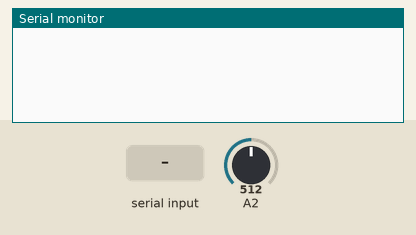
This sketch was run on a simulated Arduino Uno, built with avr-gcc and run on an emulated ATmega328P. Shown: the last lines printed to the serial monitor. The test bench sets the inputs (shaded band); at power-on: A2 = 512.

Above: at 1.2 s.
1.3 s: "e" received over Serial
At 2.0 s:
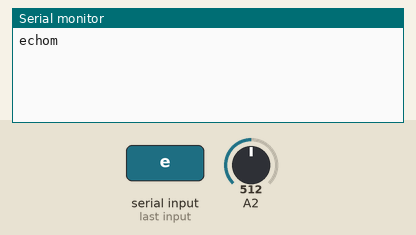
2.8 s: "r" received over Serial
At 3.3 s:
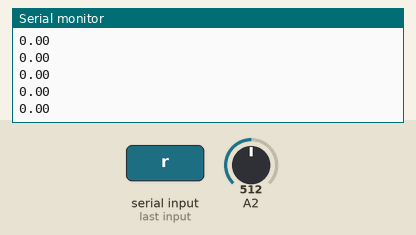

Measured:
- after the input at 1.3 s, the serial monitor: prints a new line at once (image 1)
- after the input at 2.8 s, the serial monitor: prints a new line after 0.21 s (image 2)

The sketch:

arduino-mano.ino
```cpp
/*
 * Mano Serial Connection - MPX5700AP
 * https://github.com/UDESC-LARVA/IBLUEIT
 *
 * RANGE do Sensor MPX5700AP p/ pressão absoluta
 * Vai de 0 a 700KPA, mas consegui dividir o range entre positivo e negativo
 * Max~: 5000 Pa
 * Stop: 0.0 Pa
 * Min~: -5000 Pa
 */

#define SAMPLESIZE 100
#define MOVING_AVERAGE true
#define DEBUG false

bool isCalibrated = false;
float calibrationValue = 0.0;
void Calibrate()
{

#if MOVING_AVERAGE
  for(int i = 0; i < SAMPLESIZE;i++)
  {
    //band-aid fix: this will force the sensor to populate the moving average array before using it
    ReadSensor();
  }
  calibrationValue = ReadSensor();
#else
  float sum = 0.0;

  for (i = 0; i < SAMPLESIZE; i++)
    sum += voutToKPa(digitalToVout(analogRead(A2)));

  calibrationValue = sum / SAMPLESIZE;
#endif

  isCalibrated = true;
}


//////////////////// SMOOTHING 01 /////////////////////////////////////////////
/*
  Smoothing
  http://www.arduino.cc/en/Tutorial/Smoothing
*/

// Define the number of samples to keep track of. The higher the number, the
// more the readings will be smoothed, but the slower the output will respond to
// the input. Using a constant rather than a normal variable lets us use this
// value to determine the size of the readings array.
const int numReadings = 100;

float readings[numReadings];    // the readings from the analog input
int readIndex = 0;              // the index of the current reading
float total = 0.0;              // the running total
float average = 0.0;            // the average

float Smoothing(float valuetosmooth)
{
  // subtract the last reading:
  total = total - readings[readIndex];
  // read from the sensor:
  readings[readIndex] = valuetosmooth;
  // add the reading to the total:
  total = total + readings[readIndex];
  // advance to the next position in the array:
  readIndex = readIndex + 1;

  // if we're at the end of the array...
  if (readIndex >= numReadings) {
    // ...wrap around to the beginning:
    readIndex = 0;
  }

  // calculate the average:
  average = total / numReadings;
  // send it to the computer as ASCII digits
  delay(1);        // delay in between reads for stability

  return average;
}

/////////////////////////////////////////////////////////////////


#if MOVING_AVERAGE

float vals[SAMPLESIZE];
long sum = 0;
float value;
float ReadSensor()
{
  value = voutToKPa(digitalToVout(analogRead(A2)));

  for (int i = SAMPLESIZE - 1; i > 0; i--)
  {
    vals[i] = vals[i - 1];
  }

  vals[0] = value;

  sum = 0;

  for (int i = 0; i < SAMPLESIZE; i++)
  {
    sum = sum + vals[i];
  }

  return sum / SAMPLESIZE;
}

#else

float diffPressure = 0.0;
int i = 0;
float ReadSensor()
{
  diffPressure = 0.0;

  for (i = 0; i < SAMPLESIZE; i++)
    diffPressure += voutToKPa(digitalToVout(analogRead(A2)));

  return diffPressure / SAMPLESIZE;
}

#endif

bool isSampling = false; //true to plotter
void ListenCommand(char cmd)
{
  //ECHO
  if (cmd == 'e' || cmd == 'E')
    Serial.println("echom");

  //READ SAMPLES
  else if (cmd == 'r' || cmd == 'R')
    isSampling = true;

  //FINISH READ
  else if (cmd == 'f' || cmd == 'F')
  {
    isSampling = false;
    isCalibrated = false;
  }

  //CALIBRATE
  else if (cmd == 'c' || cmd == 'C')
    isCalibrated = false;
}

void setup()
{
  Serial.begin(115200);
}


void loop()
{
#if DEBUG
  isSampling = true;
#endif

  if (Serial.available() > 0)
    ListenCommand(Serial.read());

  if (isSampling && !isCalibrated)
    Calibrate();

  if (isSampling && isCalibrated)
    Serial.println(Smoothing(ReadSensor() - calibrationValue)*1000.0); // *1000.0 = KPa to Pa
}

/**
   Sensor Transformations
   Range 0.2V = 0 kPa to 4.7V = 700.0 kPa
   https://github.com/AdamVStephen/gem-water-level-gauge/blob/master/WaterLevelSensor/WaterLevelSensor.ino
*/

const float VCC = 5.0;
const float MAX_KPA = 700.0;
const float COEFF_LIN_KPA = 0.0012858;
const float COEFF_OFFSET_KPA = 0.04;
// Min Vout 0.2 for standard values above
const float MIN_VOUT = (VCC * COEFF_OFFSET_KPA);
// Max Vout 4.7 for standard values above
const float MAX_VOUT = (VCC * ((COEFF_LIN_KPA * MAX_KPA) + COEFF_OFFSET_KPA));

float voutToKPa(float v)
{
  return (v - MIN_VOUT) / (VCC * COEFF_LIN_KPA);
}

float digitalToVout(long d)
{
  return (VCC * d) / 1023.0;
}

//float voutToPa(float v)
//{
//  return 1000.0 * voutToKPa(v);
//}
```
